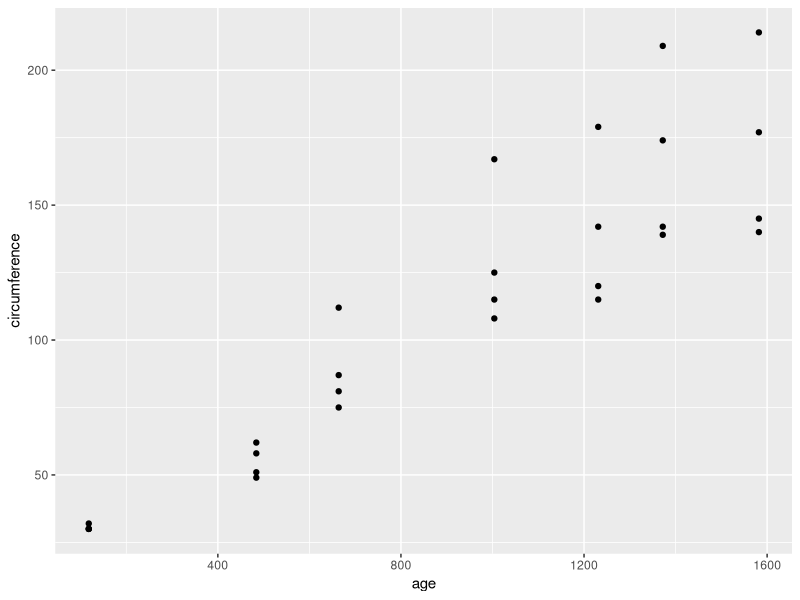
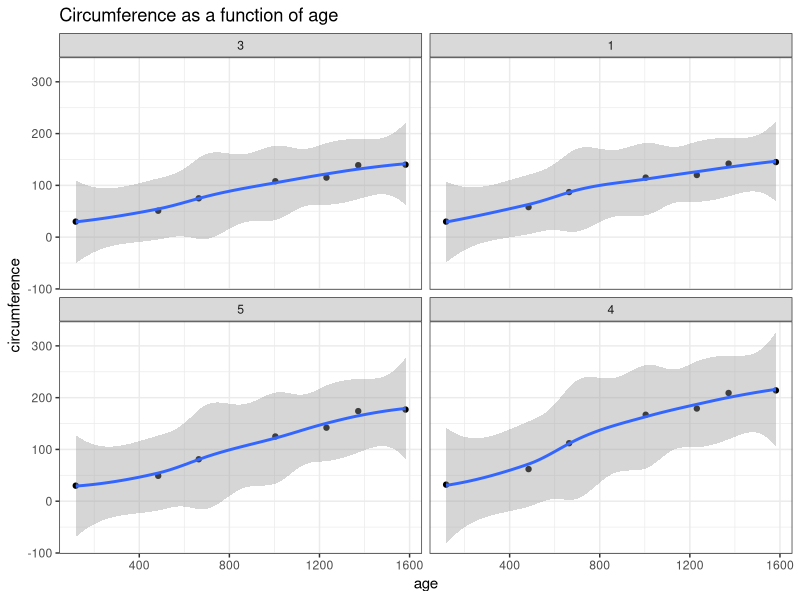
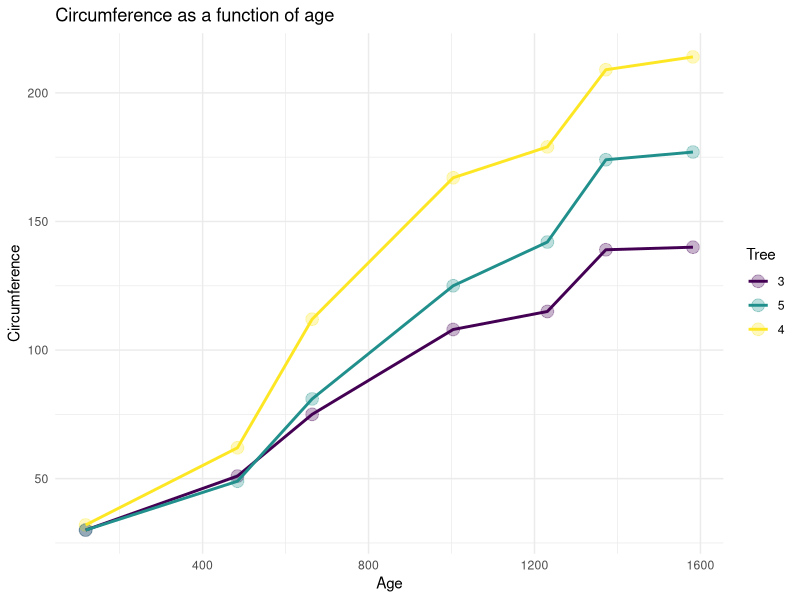

The R script that drew these images, in order:

### Line Graph


library(tidyverse)

# Two numeric and one Categorical variable

data()
?Orange
view(Orange)
names(Orange)

### Type - 1
Orange %>%
  filter(Tree != "2") %>%
  ggplot(aes(x = age,
             y = circumference)) +
  geom_point()


### Type - 2

Orange %>%
  filter(Tree != "2") %>%
  ggplot(aes(x = age,
             y = circumference)) +
  geom_point() +
  geom_smooth() +
  facet_wrap(~Tree) +
  theme_bw() +
  labs(title = "Circumference as a function of age")



### Type - 3

Orange %>%
  filter(Tree != "1" & 
           Tree != "2") %>%
  ggplot(aes(x = age,
             y = circumference,
             color = Tree)) +
  geom_point(size = 4, alpha = 0.3) +
  geom_line(size = 1) +
  labs(title = "Circumference as a function of age",
       x = "Age",
       y = "Circumference") +
  theme_minimal()
